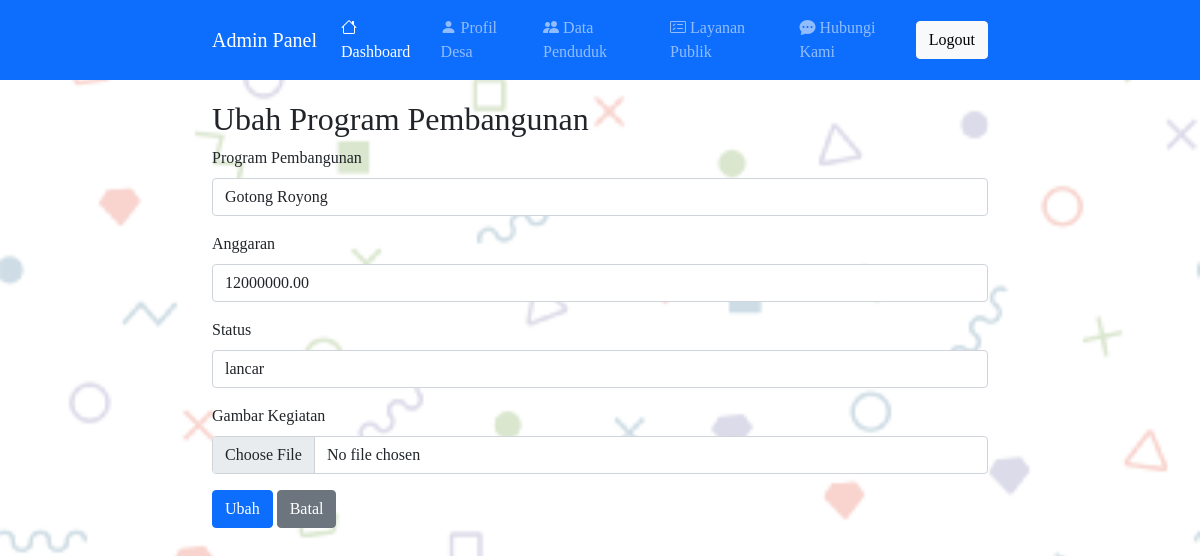
Page /admin/ubah_pembangunan.php?id_program_pembangunan=4 (signed in) on the committed database.
### tables this page shows
CREATE TABLE `program_pembangunan` (
  `id_program_pembangunan` int(11) NOT NULL,
  `program_pembangunan` varchar(255) NOT NULL,
  `anggaran` decimal(10,2) NOT NULL,
  `gambar_kegiatan` varchar(255) NOT NULL,
  `status` varchar(50) NOT NULL
);

### admin/ubah_pembangunan.php (the view, shortened to what this page needs)
<?php
include '../includes/db.php';
$id_program_pembangunan = $_GET['id_program_pembangunan'];
$query = "SELECT * FROM program_pembangunan WHERE id_program_pembangunan = '$id_program_pembangunan'";
$result = mysqli_query($koneksi, $query);
$data = mysqli_fetch_assoc($result);
?>
<!DOCTYPE html>
<html>
<head>
   <link rel="stylesheet" type="text/css" href="https://cdnjs.cloudflare.com/ajax/libs/bootstrap/5.0.2/css/bootstrap.min.css">
  <link rel="stylesheet" type="text/css" href="https://cdnjs.cloudflare.com/ajax/libs/bootstrap-icons/1.6.0/font/bootstrap-icons.min.css">
</head>
<body>
  <header>
    <nav class="navbar navbar-expand-lg navbar-dark bg-primary">
        <div class="container">
            <a class="navbar-brand" href="index.php">Admin Panel</a>
            <div class="collapse navbar-collapse" id="navbarNav">
                <ul class="navbar-nav ms-auto">
                    <li class="nav-item">
                        <a class="nav-link active" aria-current="page" href="dashboard.php"><i
                                class="bi bi-house"></i> Dashboard</a>
                    </li>
                    <li class="nav-item">
                        <a class="nav-link" href="profile.php"><i class="bi bi-person-fill"></i> Profil Desa</a>
                    </li>
                    <li class="nav-item">
                        <a class="nav-link" href="population.php"><i class="bi bi-people-fill"></i> Data Penduduk</a>
                    </li>
                    <li class="nav-item">
                        <a class="nav-link" href="public_services.php"><i class="bi bi-card-checklist"></i> Layanan
                            Publik</a>
                    </li>
                    <li class="nav-item">
                        <a class="nav-link" href="contact.php"><i class="bi bi-chat-dots-fill"></i> Hubungi Kami</a>
                    </li>
                </ul>
                <a href="logout.php" class="btn btn-light">Logout</a>
            </div>
        </div>
    </nav>
</header>
  <div class="container">
    <section>
      <h2 class="section-title">Ubah Program Pembangunan</h2>
      <form method="POST" enctype="multipart/form-data">
        <div class="mb-3">
          <label for="program_pembangunan" class="form-label">Program Pembangunan</label>
          <input type="text" class="form-control" id="program_pembangunan" name="program_pembangunan" value="<?php echo $data['program_pembangunan']; ?>" required>
        </div>
        <div class="mb-3">
          <label for="anggaran" class="form-label">Anggaran</label>
          <input type="text" class="form-control" id="anggaran" name="anggaran" value="<?php echo $data['anggaran']; ?>" required>
        </div>
        <div class="mb-3">
          <label for="status" class="form-label">Status</label>
          <input type="text" class="form-control" id="status" name="status" value="<?php echo $data['status']; ?>" required>
        </div>
        <div class="mb-3">
          <label for="gambar_kegiatan" class="form-label">Gambar Kegiatan</label>
          <input type="file" class="form-control" id="gambar_kegiatan" name="gambar_kegiatan">
        </div>
        <button type="submit" class="btn btn-primary">Ubah</button>
        <a href="public_services.php" class="btn btn-secondary">Batal</a>
      </form>
    </section>
  </div>
</body>
</html>

### admin/ubah_pembangunan.php (style rules this page uses)
body { padding-top: 20px; font-family: 'Times New Roman', sans-serif; }
body { background-image: url('../images/saya.png'); background-repeat: no-repeat; background-size: cover; background-position: center; }
header { position: fixed; top: 0; left: 0; right: 0; z-index: 999; }
.section-title { margin-top: 80px; }
.container { max-width: 800px; }

### rows in the picture
program_pembangunan: program_pembangunan "Gotong Royong", anggaran "12000000.00", status "lancar"
